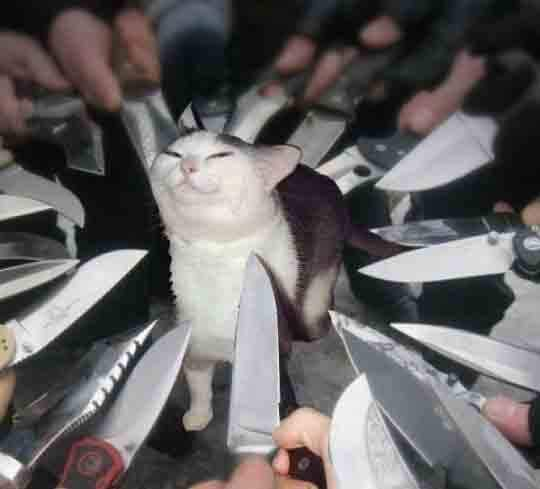
#> input picture SNT/imagestuff/pic.jpg, 540 x 489 px
$ python Traitement2.1.py
#> lines starting #> are read from the running program, lines starting #| are printed output that depends on the picture
# -*- coding: utf-8 -*-
"""
Created on Wed Mar 25 10:47:58 2020

@author: juju
"""


from PIL import Image
img = Image.open("pic.jpg")
#> img is the input picture: PIL image 540x489 RGB; mean R, G, B 101.7, 98.6, 99.2
#we open a specific image from our computer and set it as the img variable
img.show()
image_data = img.load()
#read the image data
height, width = img.size
#> height = 540; width = 489
#store the image size
for weee in range(height):
    for weeee in range(width):
        r,g,b = image_data[weee,weeee]
        image_data[weee,weeee] = r,0,0


img.save("changed.jpeg")
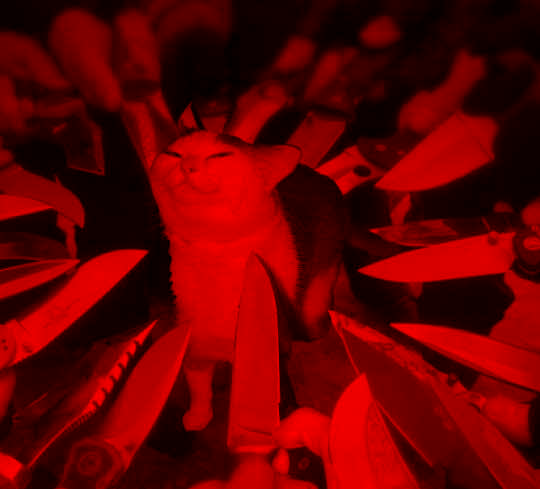
#> saved as changed.jpeg: PIL image 540x489 RGB; mean R, G, B 101.7, 0, 0
#save as new image
